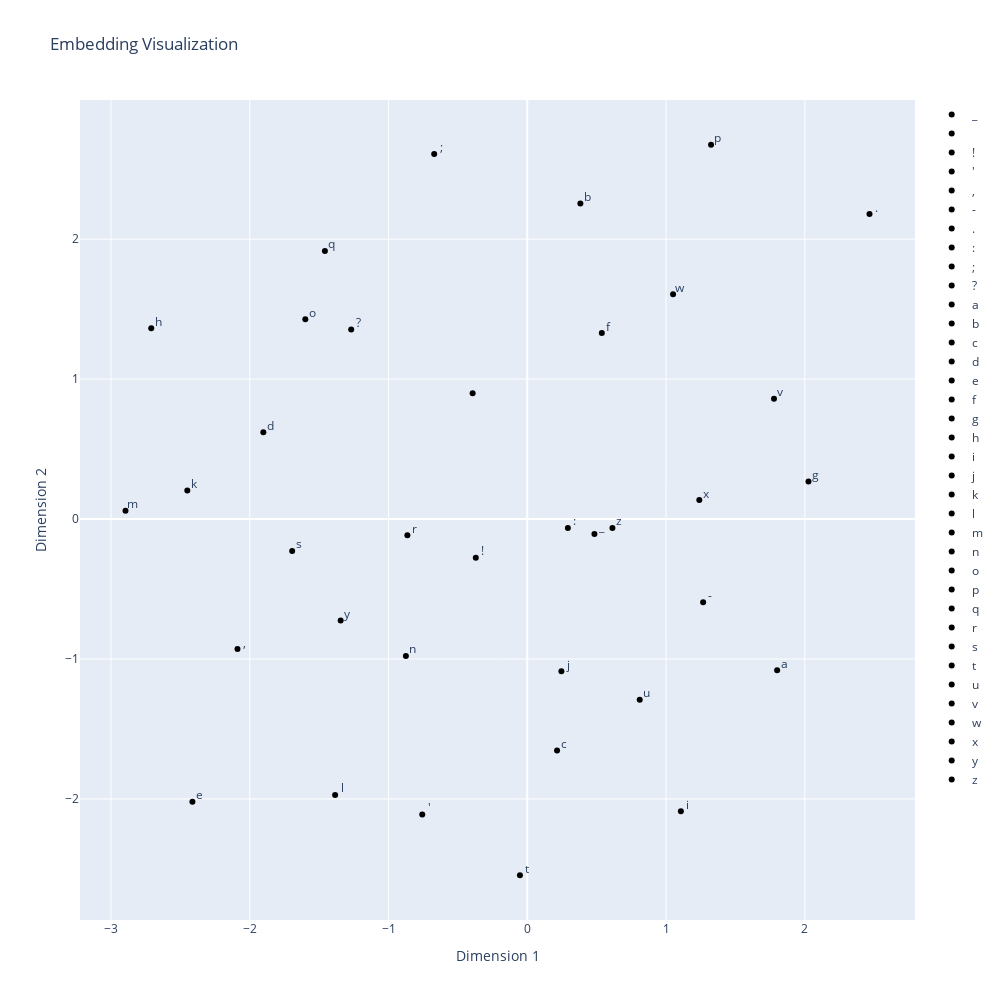

Notebook code for this chart:
### Code cell
def plot_emb(emb, itos):
    fig = go.Figure()
    for i in range(len(itos)):
        x, y = emb.weight[i].detach().cpu().numpy()
        fig.add_trace(go.Scatter(x=[x], y=[y], mode='markers', marker=dict(color='black'), name=itos[i]))
        fig.add_annotation(x=x + 0.05, y=y + 0.05, text=itos[i], showarrow=False)
    fig.update_layout(title='Embedding Visualization',
                      xaxis_title='Dimension 1',
                      yaxis_title='Dimension 2',height=1000, width = 1000)
    fig.show()

plot_emb(model.emb, labeled_chars_dict)

### Figure 1 — Plotly figure (JSON) as saved in the notebook; plotly's stock layout.template omitted (floating-point values rounded to 4 significant figures)
{"data": [{"marker": {"color": "black"}, "mode": "markers", "name": "_", "type": "scatter", "x": [0.4837], "y": [-0.1067]}, {"marker": {"color": "black"}, "mode": "markers", "name": " ", "type": "scatter", "x": [-0.3938], "y": [0.898]}, {"marker": {"color": "black"}, "mode": "markers", "name": "!", "type": "scatter", "x": [-0.3712], "y": [-0.2769]}, {"marker": {"color": "black"}, "mode": "markers", "name": "'", "type": "scatter", "x": [-0.7569], "y": [-2.111]}, {"marker": {"color": "black"}, "mode": "markers", "name": ",", "type": "scatter", "x": [-2.088], "y": [-0.9292]}, {"marker": {"color": "black"}, "mode": "markers", "name": "-", "type": "scatter", "x": [1.267], "y": [-0.5946]}, {"marker": {"color": "black"}, "mode": "markers", "name": ".", "type": "scatter", "x": [2.466], "y": [2.179]}, {"marker": {"color": "black"}, "mode": "markers", "name": ":", "type": "scatter", "x": [0.2926], "y": [-0.06377]}, {"marker": {"color": "black"}, "mode": "markers", "name": ";", "type": "scatter", "x": [-0.6709], "y": [2.609]}, {"marker": {"color": "black"}, "mode": "markers", "name": "?", "type": "scatter", "x": [-1.269], "y": [1.354]}, {"marker": {"color": "black"}, "mode": "markers", "name": "a", "type": "scatter", "x": [1.801], "y": [-1.081]}, {"marker": {"color": "black"}, "mode": "markers", "name": "b", "type": "scatter", "x": [0.3825], "y": [2.254]}, {"marker": {"color": "black"}, "mode": "markers", "name": "c", "type": "scatter", "x": [0.2144], "y": [-1.655]}, {"marker": {"color": "black"}, "mode": "markers", "name": "d", "type": "scatter", "x": [-1.902], "y": [0.6202]}, {"marker": {"color": "black"}, "mode": "markers", "name": "e", "type": "scatter", "x": [-2.413], "y": [-2.02]}, {"marker": {"color": "black"}, "mode": "markers", "name": "f", "type": "scatter", "x": [0.5372], "y": [1.329]}, {"marker": {"color": "black"}, "mode": "markers", "name": "g", "type": "scatter", "x": [2.026], "y": [0.2688]}, {"marker": {"color": "black"}, "mode": "markers", "name": "h", "type": "scatter", "x": [-2.71], "y": [1.363]}, {"marker": {"color": "black"}, "mode": "markers", "name": "i", "type": "scatter", "x": [1.107], "y": [-2.088]}, {"marker": {"color": "black"}, "mode": "markers", "name": "j", "type": "scatter", "x": [0.2458], "y": [-1.088]}, {"marker": {"color": "black"}, "mode": "markers", "name": "k", "type": "scatter", "x": [-2.45], "y": [0.2041]}, {"marker": {"color": "black"}, "mode": "markers", "name": "l", "type": "scatter", "x": [-1.385], "y": [-1.971]}, {"marker": {"color": "black"}, "mode": "markers", "name": "m", "type": "scatter", "x": [-2.895], "y": [0.05851]}, {"marker": {"color": "black"}, "mode": "markers", "name": "n", "type": "scatter", "x": [-0.8748], "y": [-0.978]}, {"marker": {"color": "black"}, "mode": "markers", "name": "o", "type": "scatter", "x": [-1.6], "y": [1.427]}, {"marker": {"color": "black"}, "mode": "markers", "name": "p", "type": "scatter", "x": [1.324], "y": [2.674]}, {"marker": {"color": "black"}, "mode": "markers", "name": "q", "type": "scatter", "x": [-1.458], "y": [1.916]}, {"marker": {"color": "black"}, "mode": "markers", "name": "r", "type": "scatter", "x": [-0.864], "y": [-0.1164]}, {"marker": {"color": "black"}, "mode": "markers", "name": "s", "type": "scatter", "x": [-1.694], "y": [-0.2283]}, {"marker": {"color": "black"}, "mode": "markers", "name": "t", "type": "scatter", "x": [-0.053], "y": [-2.545]}, {"marker": {"color": "black"}, "mode": "markers", "name": "u", "type": "scatter", "x": [0.8102], "y": [-1.292]}, {"marker": {"color": "black"}, "mode": "markers", "name": "v", "type": "scatter", "x": [1.778], "y": [0.86]}, {"marker": {"color": "black"}, "mode": "markers", "name": "w", "type": "scatter", "x": [1.05], "y": [1.607]}, {"marker": {"color": "black"}, "mode": "markers", "name": "x", "type": "scatter", "x": [1.24], "y": [0.1355]}, {"marker": {"color": "black"}, "mode": "markers", "name": "y", "type": "scatter", "x": [-1.345], "y": [-0.7245]}, {"marker": {"color": "black"}, "mode": "markers", "name": "z", "type": "scatter", "x": [0.6135], "y": [-0.06339]}], "layout": {"annotations": [{"showarrow": false, "text": "_", "x": 0.5337, "y": -0.05666}, {"showarrow": false, "text": " ", "x": -0.3438, "y": 0.948}, {"showarrow": false, "text": "!", "x": -0.3212, "y": -0.2269}, {"showarrow": false, "text": "'", "x": -0.7069, "y": -2.061}, {"showarrow": false, "text": ",", "x": -2.038, "y": -0.8792}, {"showarrow": false, "text": "-", "x": 1.317, "y": -0.5446}, {"showarrow": false, "text": ".", "x": 2.516, "y": 2.229}, {"showarrow": false, "text": ":", "x": 0.3426, "y": -0.01377}, {"showarrow": false, "text": ";", "x": -0.6209, "y": 2.659}, {"showarrow": false, "text": "?", "x": -1.219, "y": 1.404}, {"showarrow": false, "text": "a", "x": 1.851, "y": -1.031}, {"showarrow": false, "text": "b", "x": 0.4325, "y": 2.304}, {"showarrow": false, "text": "c", "x": 0.2644, "y": -1.605}, {"showarrow": false, "text": "d", "x": -1.852, "y": 0.6702}, {"showarrow": false, "text": "e", "x": -2.363, "y": -1.97}, {"showarrow": false, "text": "f", "x": 0.5872, "y": 1.379}, {"showarrow": false, "text": "g", "x": 2.076, "y": 0.3188}, {"showarrow": false, "text": "h", "x": -2.66, "y": 1.413}, {"showarrow": false, "text": "i", "x": 1.157, "y": -2.038}, {"showarrow": false, "text": "j", "x": 0.2958, "y": -1.038}, {"showarrow": false, "text": "k", "x": -2.4, "y": 0.2541}, {"showarrow": false, "text": "l", "x": -1.335, "y": -1.921}, {"showarrow": false, "text": "m", "x": -2.845, "y": 0.1085}, {"showarrow": false, "text": "n", "x": -0.8248, "y": -0.928}, {"showarrow": false, "text": "o", "x": -1.55, "y": 1.477}, {"showarrow": false, "text": "p", "x": 1.374, "y": 2.724}, {"showarrow": false, "text": "q", "x": -1.408, "y": 1.966}, {"showarrow": false, "text": "r", "x": -0.814, "y": -0.06641}, {"showarrow": false, "text": "s", "x": -1.644, "y": -0.1783}, {"showarrow": false, "text": "t", "x": -0.003001, "y": -2.495}, {"showarrow": false, "text": "u", "x": 0.8602, "y": -1.242}, {"showarrow": false, "text": "v", "x": 1.828, "y": 0.91}, {"showarrow": false, "text": "w", "x": 1.1, "y": 1.657}, {"showarrow": false, "text": "x", "x": 1.29, "y": 0.1855}, {"showarrow": false, "text": "y", "x": -1.295, "y": -0.6745}, {"showarrow": false, "text": "z", "x": 0.6635, "y": -0.01339}], "height": 1000, "title": {"text": "Embedding Visualization"}, "width": 1000, "xaxis": {"title": {"text": "Dimension 1"}}, "yaxis": {"title": {"text": "Dimension 2"}}}}
